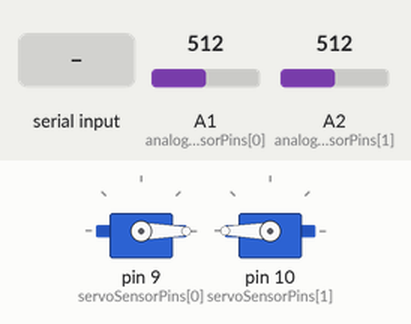
A sketch run on a simulated Arduino Uno, built with avr-gcc and run on an emulated ATmega328P. Shown: 2 × servo. Inputs (shaded band) come from the test bench; at power-on: A1 (analogSensorPins[0]) = 512, A2 (analogSensorPins[1]) = 512. Random numbers use the default seed unless the sketch sets one.

Above: at 1.2 s.
1.3 s: "1" received over the second serial link
At 2.2 s:
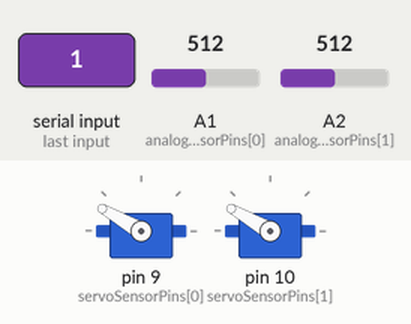
2.8 s: "0" received over the second serial link
At 3.3 s:
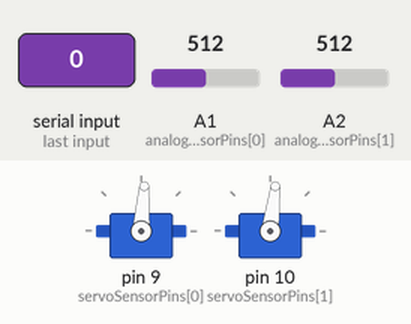
Timing chart, 0 to 5.8 s (numbered marks = the images above; inputs shaded):
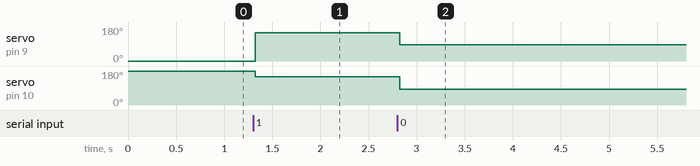

Measured:
- after the input at 1.3 s, servo on pin 9 (servoSensorPins[0]): 0° → 150° at once; servo on pin 10 (servoSensorPins[1]): 180° → 150° at once
- after the input at 2.8 s, servo on pin 9 (servoSensorPins[0]): 150° → 86° at once; servo on pin 10 (servoSensorPins[1]): 150° → 83° at once

The sketch:

MockArduinoSoftserial.ino
```cpp
void setup() {
  Serial.begin(115200);
  softSerialSetup();
  setupServoMotor();
  setupIrSensor();
  setupTimer();
  draaiMotor(0, 0);
//  controllerSetup();
}

void loop() {
  updateAlleWipwaps();
  send2Patients();
  updateAlleWipwaps();
}
```

IrSensor.ino
```cpp
unsigned short analogSensorPins[] = {A1, A2};

const byte analogSensorSize = 2;

void setupIrSensor() {
  for(int i = 0 ; i < analogSensorSize; i ++)
  {
    pinMode(INPUT, analogSensorPins[i]);
  }
}

int getAfstand(unsigned short id) {
  if(id <= analogSensorSize)
  {
      return analogRead(analogSensorPins[id]);
  }else
  {
    return 0;
  }
}
```

PID.ino
```cpp
//const uint8_t SETPOINT = 15;  //210mm;
//const uint8_t Kp = 3;    // 3
//const float Ki = 0.1;  // 0.1
//const uint16_t Kd = 3500;  // 4500
//const uint8_t PERIODE = 250;  // 30 milliseconde

const unsigned short pidSize = 2;

float PID_p[pidSize], PID_i[pidSize], PID_d[pidSize], PID_total[pidSize];
float afstand[pidSize] = {0.0, 0.0};
float afstand_error[pidSize];
float afstand_vorige_error[pidSize];

void updateAlleWipwaps(){
  for (int i = 0; i < pidSize; i ++){
    switch(i){
      case 0:
    updateWaarde(0, 17, 3 , 0.1, 4500, 200);
      break;
      case 1:
    updateWaarde(1, 15, 3 , 0.1, 6500, 250);
      break;
    }
  }
}


void updateWaarde(unsigned short id, uint8_t SETPOINT, uint8_t Kp, float Ki, uint16_t Kd, uint8_t PERIODE) {
  if(id > pidSize)
  {
    return;
  }
  if (millis() >  getTimer(id)+ PERIODE) {
    setTimer(id);
    afstand[id] = get_dist(id, 100);
    afstand_error[id] = SETPOINT - afstand[id];
    PID_p[id] = Kp * afstand_error[id];
    PID_d[id] = Kd * ((afstand_error[id] - afstand_vorige_error[id]) / PERIODE);
    if (-3 < afstand_error[id] && afstand_error[id] < 3) {
      PID_i[id] = PID_i[id] + (Ki * afstand_error[id]);
    } else {
      PID_i[id] = 0;
    }
    PID_total[id] = (PID_p[id] + PID_i[id] + PID_d[id] );
    PID_total[id] = map(PID_total[id], -150, 150, 0, 150);

    if (PID_total[id] < 20) {
      PID_total[id] = 20;
    }
    if (PID_total[id] > 150) {
      PID_total[id] = 150;
    }
//    Serial.println(PID_total[id]);
    draaiMotor(id, PID_total[id]);
    afstand_vorige_error[id] = afstand_error[id];
  }
}


//overgenomen functie van de bron
float get_dist(unsigned short id, unsigned short n) {
  long sum = 0;
  for (unsigned short i = 0; i < n; i++) {
    sum = sum + getAfstand(id);
  }
  float adc = sum / n;
  float distance_cm = 17569.7 * pow(adc, -1.2062);
  return (distance_cm);
}
```

ServoMotor.ino
```cpp
#include <Servo.h>
Servo myservo[2];

unsigned short servoSensorPins[] = {9, 10};

const byte servoSensorSize = 2;


void setupServoMotor()
{
  for(int i = 0 ; i < servoSensorSize ; i++)
  {
     myservo[i].attach(servoSensorPins[i]);
     myservo[i].write(190);
  }
}

void draaiMotor(unsigned short id, float draai) {
    myservo[id].write(draai);
}
```

SoftSerialSender.ino
```cpp
#include <SoftwareSerial.h>

#define rxPin 2
#define txPin 3
#define rxPin2 4
#define txPin2 5

const byte CHOLESTEROL = 1;
const byte HEMOGLOBINE = 2;
const byte BOVENDRUK = 3;
const byte ONDERDRUK = 4;
const byte HARTSLAG = 5;
const byte PERCENTAGE = 6;

SoftwareSerial idReader = SoftwareSerial(rxPin, txPin);
SoftwareSerial dataReader = SoftwareSerial(rxPin2, txPin2);

bool writeOrRead = true;
byte faseHandShake = 0;
byte id2;
byte machineId;

const byte POTMETER = A0;

void softSerialSetup() {
  pinMode(rxPin, INPUT);
  pinMode(txPin, OUTPUT);
  pinMode(rxPin2, INPUT);
  pinMode(txPin2, OUTPUT);
  id2 = 0;
  machineId = 0;
  dataReader.begin(9600);
  idReader.begin(9600);
}

byte mockHeartRate() {
  const int minPotValue = 0;
  const int maxPotValue = 1023;

  const int minOutputValue = 50;
  const int maxOutputValue = 220;

  int potValue = analogRead(POTMETER);
  byte hartslag =
    map(potValue, minPotValue, maxPotValue, minOutputValue, maxOutputValue);
  return hartslag;
}

void sendPatientData(byte patientId) {
  byte cholesterol = random(1, 5);
  byte hemoglobine = random(8, 11);
  byte bovendruk = random(80, 120);
  byte onderdruk = random(60, 90);
  byte hartslag = mockHeartRate();
  sendData(combineId(CHOLESTEROL, patientId), cholesterol);
  sendData(combineId(HEMOGLOBINE, patientId), hemoglobine);
  sendData(combineId(BOVENDRUK, patientId), bovendruk);
  sendData(combineId(ONDERDRUK, patientId), onderdruk);
  sendData(combineId(HARTSLAG, patientId), hartslag);
  sendPercentage(patientId);
}

byte combineId(byte machineId, byte patientId) {
  return machineId * 10 + patientId;
}

void send2Patients() {
  sendPatientData(0);
  sendPatientData(1);
}

void sendPercentage(byte patientId) {
  double percentage;
  double waarde = get_dist(patientId,10);
  if (waarde <= 15) {
    percentage = map(waarde, 0, 15, 65, 95);
  } else {
    percentage = map(waarde, 16, 31, 95, 100);
  }
  sendData(combineId(PERCENTAGE, patientId), percentage);
}

void sendData(byte id, byte data) {
  readAndSendSoftSerial(id, data);
  while (faseHandShake != 0)        // blijf de functie aanroepen totdat die klaar is
                                    // en gereset, volgende data kan worden verzonden.
  {
    readAndSendSoftSerial(id, data);
  }
}

void readAndSendSoftSerial(byte id, byte data) {
  if (!faseHandShake)  // eerste fase, stuur de id.
  {
    updateAlleWipwaps();
      // stuur eerst de id.
    id2 = id;
    idReader.write(id);
    //      Serial.println("sturen");
    faseHandShake++;
  } else if (faseHandShake == 1 && idReader.available() > 0)  // tweede fase check eerst of je een response hebt gekregen.
  {
    updateAlleWipwaps();
    byte dataRead = idReader.read();
    id2 = id % 10;
    machineId = (id - id2) / 10;
    if (dataRead == id2)  // de id is goed ontvangen stuur de data.
    {
      dataReader.listen();
      //      Serial.println("data sturen");
      dataReader.write(data);
      faseHandShake++;
    } else if (dataRead == 2)  // de id is niet goed ontvangen begin weer vanaf het begin.
    {
      faseHandShake = 0;
      //      Serial.println("mislukt");
    }

  } else if (faseHandShake == 2 && dataReader.available() > 0)  // check of de data goed is aangekomen.
  {
    updateAlleWipwaps();
    byte dataRead = dataReader.read();
    if (dataRead == 1)  // goed aangekomen, start weer opnieuw.
    {
      idReader.listen();
      //      Serial.println("reset");
      faseHandShake = 0;
    } else if (dataRead == 2)  // niet goed aangekomen, start opnieuw.
    {
      idReader.listen();
      //      Serial.println("reset failed");
      faseHandShake = 0;
    }
  }
}
```

Timer.ino
```cpp
float timeArray[2];

const byte timeSize = 2;

void setupTimer() {
  for(int i = 0 ; i < timeSize ; i++)
  {
      timeArray[i] = millis();
  }
}


void setTimer(unsigned short id) {
  if(id <= timeSize)
  {
    timeArray[id] = millis();
  }
}


float getTimer(unsigned short id) {
  if(id <= timeSize)
  {
    return timeArray[id];
  }
}
```
